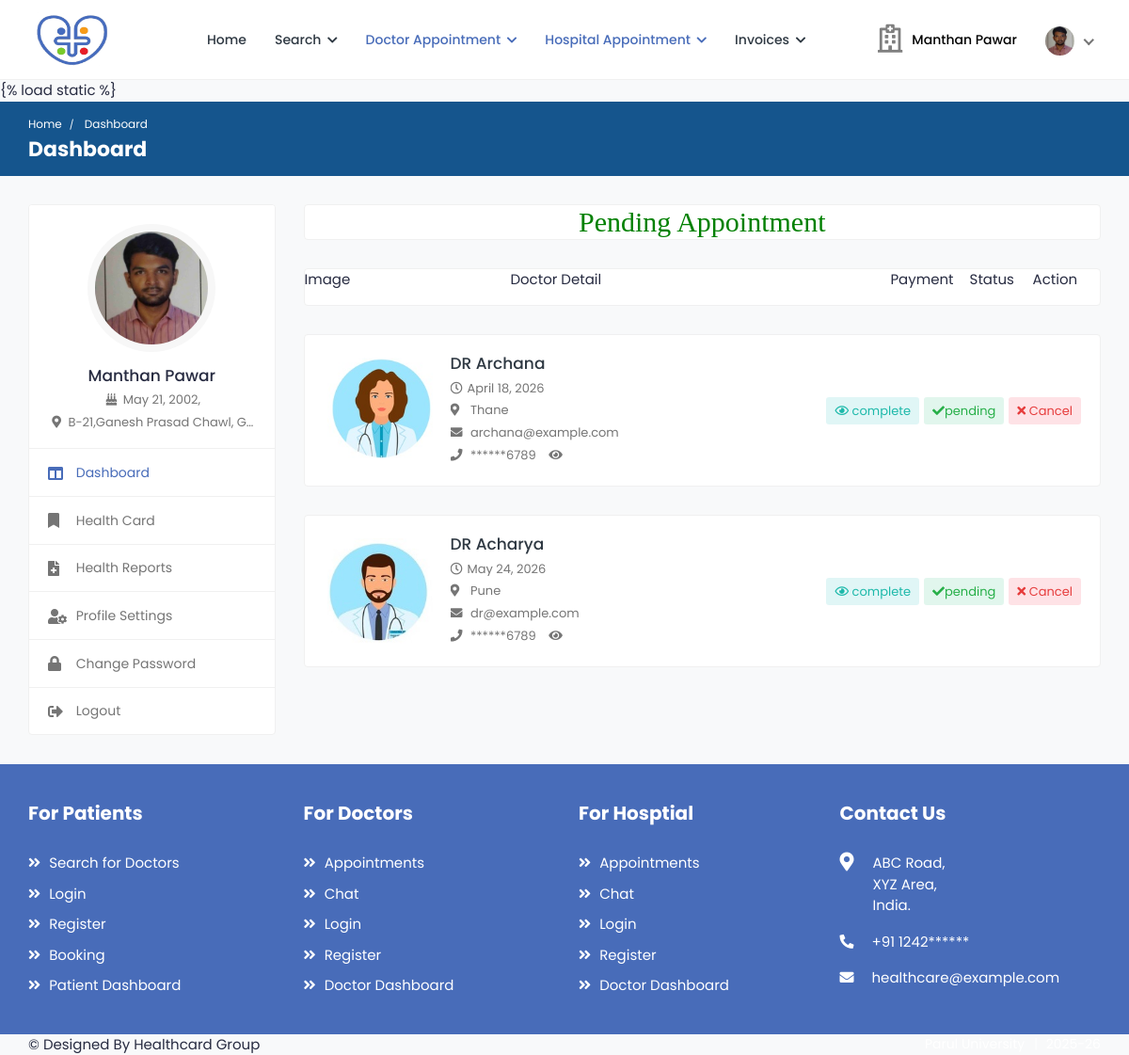
The page /p_appointment (signed in) on the database as committed earlier.
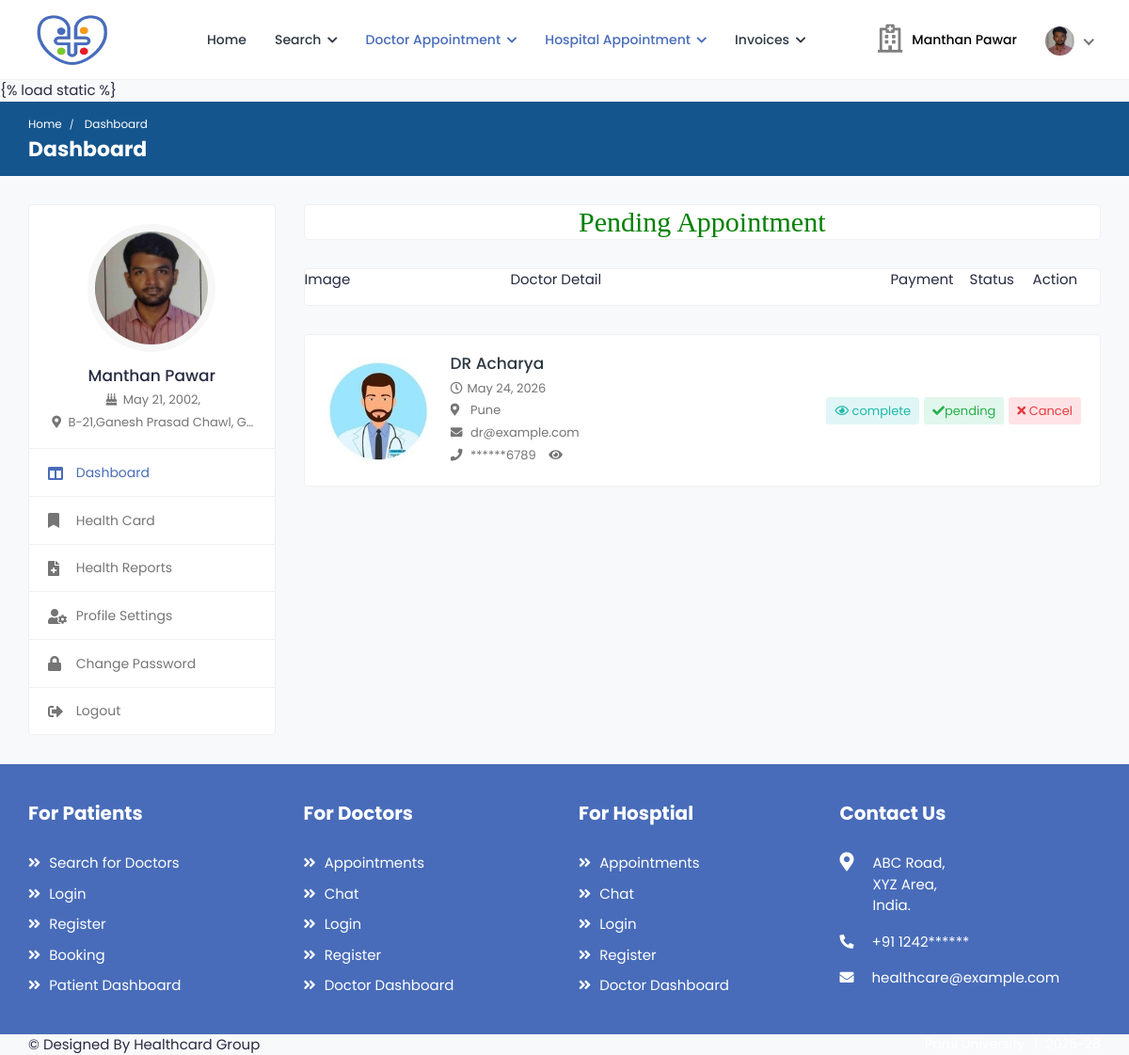
The same page on the database as committed later.
### health/models.py (models this page shows, shortened)
class Appointment(models.Model):
    doctor=models.ForeignKey(Doctor, on_delete=models.CASCADE, null=True)
    patient=models.ForeignKey(Patient, on_delete=models.CASCADE, null=True)
    medical=models.ForeignKey(Medical, on_delete=models.CASCADE, null=True)
    a_date=models.DateField(null=True)
    a_timing=models.CharField(max_length=100,null=True)
    status=models.CharField(max_length=100,null=True)
    p_status=models.CharField(max_length=100,null=True)

class Doctor(models.Model):
    status = models.CharField(max_length=100,null=True)
    user = models.ForeignKey(User, on_delete=models.CASCADE, null=True)
    mobile = models.CharField(max_length=10, null=True)
    address = models.CharField(max_length=100, null=True)
    experience = models.CharField(max_length=100, null=True)
    specialist = models.CharField(max_length=100, null=True)
    service = models.CharField(max_length=100, null=True)
    clinic = models.CharField(max_length=100, null=True)
    cl_address = models.CharField(max_length=100, null=True)
    daystiming = models.CharField(max_length=100, null=True)
    timing = models.CharField(max_length=100, null=True)
    price = models.CharField(max_length=100, null=True)
    dob = models.DateField(null=True)
    gender = models.CharField(max_length=100,choices=gender,null=True)
    biography = models.TextField(null=True)
    image = models.FileField(null=True)

### health/views.py (the view)
# urls.py: path('p_appointment', p_appointment,name="p_appointment"),
def p_appointment(request):
    data=Appointment.objects.filter(patient=Patient.objects.get(user=request.user),status="pending")
    d={'data':data}
    return render(request,'patient/p_appoinment.html',d)

### health/templates/patient/p_appoinment.html (shortened to what this page needs)
{% extends 'patient/sidebar.html' %}
{% load static %}
{% block b %}
<h2 style="font-family:roman;color:green" align="center" class="card">Pending Appointment</h2>
        <div class="card">
                    <div class="row">
                        <div class="col-3">
                            <p>
                                Image
                            </p>
                        </div>
                            <div class="col-5">
                                <p>
                                    Doctor Detail
                                </p>
                            </div>
                        <div class="col-4">
                                    <span style="margin-right:5%;margin-left:15%">
                                        Payment
                                    </span>
                                    <span style="margin-right:6%">
                                        Status
                                    </span>
                                    <span>
                                        Action
                                    </span>
                            </div>
                        </div>
                    </div>
    {% for i in data %}
        <div class="appointments">
                <div class="appointment-list">
                    <div class="profile-info-widget">
                        <a href="#" class="booking-doc-img">
                            <img src="{{i.doctor.image.url}}" alt="User Image" class="img-thumbnail border-0">
                        </a>
                        <div class="profile-det-info">
                            <h3><a href="#">DR {{i.doctor.user.first_name}}</a></h3>
                            <div class="patient-details">
                                <h5><i class="far fa-clock"></i>{{i.a_date}}</h5>
                                <h5><i class="fas fa-map-marker-alt"></i> {{i.doctor.cl_address}}</h5>
                                <h5><i class="fas fa-envelope"></i> {{i.doctor.user.email}}</h5>
                                <h5 class="mb-0"><i class="fas fa-phone"></i>
                                <span class="contact-mask" data-contact="{{ i.doctor.mobile }}">
							******{{ i.doctor.mobile|slice:"-4:" }}
						</span>
						<i class="fa fa-eye toggle-contact" style="cursor:pointer;margin-left:10px;"></i>
                                </h5>
                            </div>
                        </div>
                    </div>
                    <div class="appointment-action">
                        <a href="#" class="btn btn-sm bg-info-light" data-toggle="modal" data-target="#appt_details">
                            <i class="far fa-eye"></i> {{i.p_status}}
                        </a>
                        <a href="javascript:void(0);" class="btn btn-sm bg-success-light">
                            <i class="fas fa-check"></i>{{i.status}}
                        </a>
                        <a href="{% url 'cancel_appointment' i.id %}" class="btn btn-sm bg-danger-light" onclick="return confirm('Are you sure to Cancel Appointment?')">
                            <i class="fas fa-times"></i> Cancel
                        </a>
                    </div>
                </div>
            </div>
{% endfor %}
{% endblock %}

Rows that differ between the two databases and show on the page:
no longer on this page (row edited): Appointment: doctor.image (picture), doctor.user.first_name "Archana", a_date "April 18, 2026", doctor.cl_address "Thane", doctor.user.email "archana@example.com", doctor.mobile "6789", p_status "complete", status "pending"
